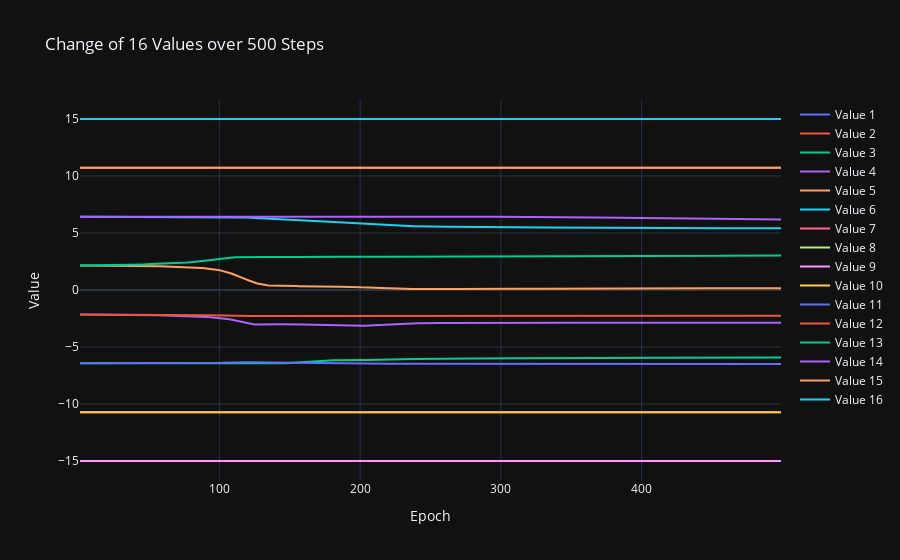

Notebook cell for this chart:
### Markdown cell above
## Mean value

### Code cell
import numpy as np
import plotly.graph_objects as go

data = experiment_data_loader.experiment_data['000015']['repetition_data'][0]


means = []
for mean_idx in range(16):
    means.append(data[f"mean{mean_idx}"])

    
data = np.stack(means, axis=1)
print(data.shape)
#data = np.expand_dims(data, axis=1)

# Preparing data for plotting
epochs = np.arange(1, data.shape[0])
traces = []
for i in range(data.shape[1]):
    traces.append(go.Scatter(x=epochs, y=data[:, i], mode='lines', name=f'Value {i+1}'))

# Plotting with Plotly
layout = go.Layout(title='Change of 16 Values over 500 Steps',
                   xaxis=dict(title='Epoch'),
                   yaxis=dict(title='Value'),
                   template='plotly_dark')

fig = go.Figure(data=traces, layout=layout)
fig.show()

### Figure 1 — Plotly figure (JSON) as saved in the notebook; plotly's stock layout.template omitted (floating-point values rounded to 4 significant figures; data arrays with more than 128 entries replaced by an {"elided": "..."} marker saying what was removed)
{"data": [{"mode": "lines", "name": "Value 1", "type": "scatter", "x": {"elided": "499 int values"}, "y": {"elided": "500 int values"}}, {"mode": "lines", "name": "Value 2", "type": "scatter", "x": {"elided": "499 int values"}, "y": {"elided": "500 float values"}}, {"mode": "lines", "name": "Value 3", "type": "scatter", "x": {"elided": "499 int values"}, "y": {"elided": "500 float values"}}, {"mode": "lines", "name": "Value 4", "type": "scatter", "x": {"elided": "499 int values"}, "y": {"elided": "500 float values"}}, {"mode": "lines", "name": "Value 5", "type": "scatter", "x": {"elided": "499 int values"}, "y": {"elided": "500 float values"}}, {"mode": "lines", "name": "Value 6", "type": "scatter", "x": {"elided": "499 int values"}, "y": {"elided": "500 float values"}}, {"mode": "lines", "name": "Value 7", "type": "scatter", "x": {"elided": "499 int values"}, "y": {"elided": "500 float values"}}, {"mode": "lines", "name": "Value 8", "type": "scatter", "x": {"elided": "499 int values"}, "y": {"elided": "500 int values"}}, {"mode": "lines", "name": "Value 9", "type": "scatter", "x": {"elided": "499 int values"}, "y": {"elided": "500 int values"}}, {"mode": "lines", "name": "Value 10", "type": "scatter", "x": {"elided": "499 int values"}, "y": {"elided": "500 float values"}}, {"mode": "lines", "name": "Value 11", "type": "scatter", "x": {"elided": "499 int values"}, "y": {"elided": "500 float values"}}, {"mode": "lines", "name": "Value 12", "type": "scatter", "x": {"elided": "499 int values"}, "y": {"elided": "500 float values"}}, {"mode": "lines", "name": "Value 13", "type": "scatter", "x": {"elided": "499 int values"}, "y": {"elided": "500 float values"}}, {"mode": "lines", "name": "Value 14", "type": "scatter", "x": {"elided": "499 int values"}, "y": {"elided": "500 float values"}}, {"mode": "lines", "name": "Value 15", "type": "scatter", "x": {"elided": "499 int values"}, "y": {"elided": "500 float values"}}, {"mode": "lines", "name": "Value 16", "type": "scatter", "x": {"elided": "499 int values"}, "y": {"elided": "500 int values"}}], "layout": {"title": {"text": "Change of 16 Values over 500 Steps"}, "xaxis": {"title": {"text": "Epoch"}}, "yaxis": {"title": {"text": "Value"}}}}
